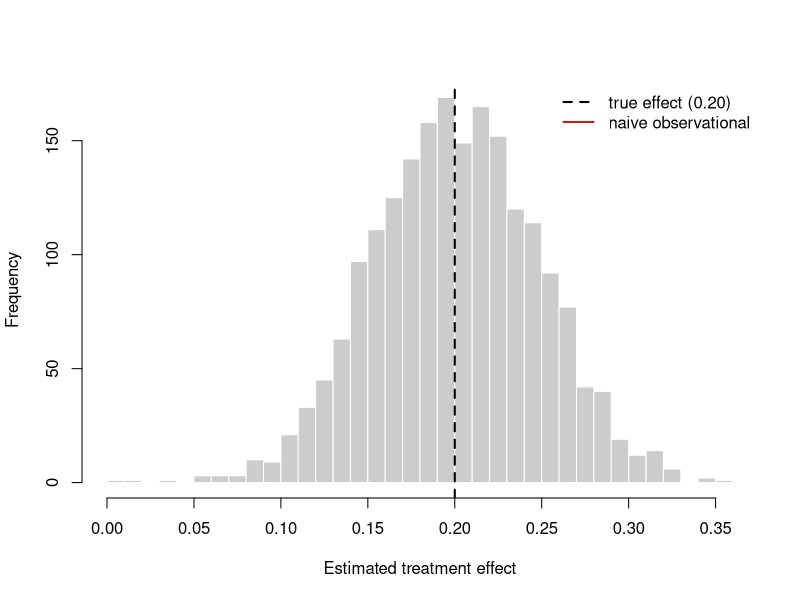
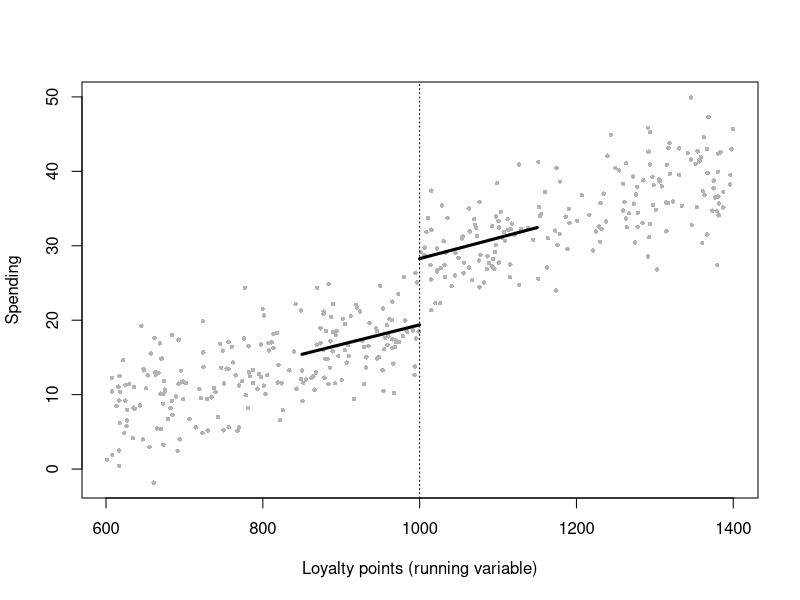
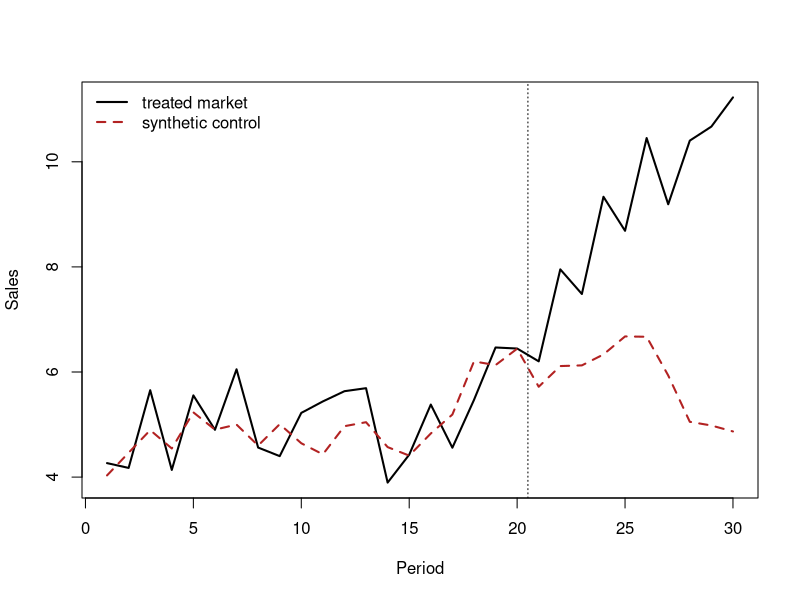
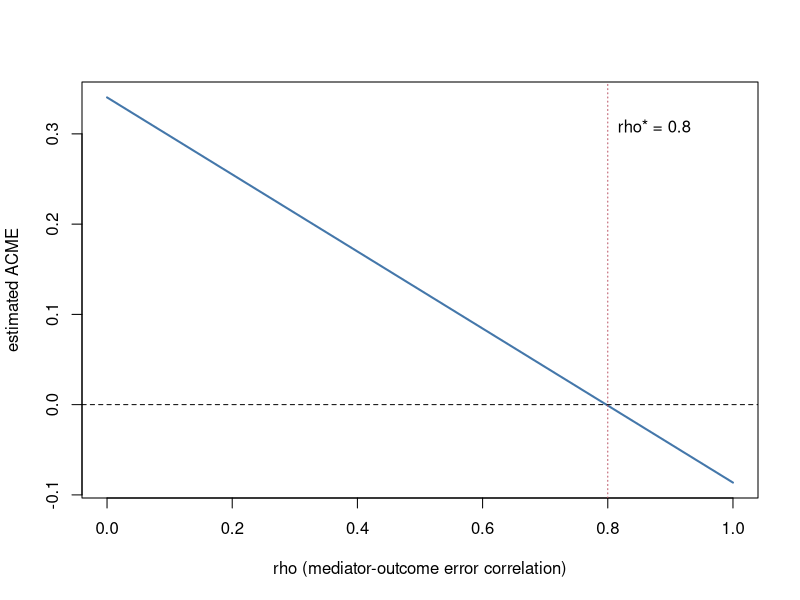

Write the R code that produced these figures, in order.
## ---- chunk 1
#| echo: true
#| message: false
#| warning: false
#| label: fig-ab-power
#| fig-cap: "Sampling distribution of the difference-in-means estimator across 2,000 randomized experiments, each with 1,000 users per arm and a true lift of 0.20. The estimator is centered on the truth (dashed line); the naive observational estimator from the same data-generating process is biased upward."
set.seed(47)

# Data-generating process: a latent 'propensity' drives BOTH self-selection
# into treatment (observationally) AND the baseline outcome -> confounding.
make_population <- function(n, true_tau = 0.20) {
  propensity <- rnorm(n)                       # latent buying inclination
  Y0 <- 0.50 + 0.40 * propensity + rnorm(n)    # untreated potential outcome
  Y1 <- Y0 + true_tau                          # constant treatment effect
  data.frame(propensity, Y0, Y1)
}

# (1) OBSERVATIONAL: high-propensity users self-select into treatment.
n <- 4000
pop <- make_population(n)
D_obs <- as.integer(pop$propensity + rnorm(n) > 0)   # selection on propensity
Y_obs <- ifelse(D_obs == 1, pop$Y1, pop$Y0)
naive <- mean(Y_obs[D_obs == 1]) - mean(Y_obs[D_obs == 0])

# (2) RANDOMIZED: assignment independent of potential outcomes.
rct_estimate <- function(n_per_arm = 1000, true_tau = 0.20) {
  p <- make_population(2 * n_per_arm, true_tau)
  D <- rep(0:1, each = n_per_arm)
  D <- sample(D)                               # random assignment
  Y <- ifelse(D == 1, p$Y1, p$Y0)
  mean(Y[D == 1]) - mean(Y[D == 0])
}
rct_draws <- replicate(2000, rct_estimate())

cat(sprintf("True effect (ATE):              %.3f\n", 0.20))
cat(sprintf("Naive observational estimate:   %.3f  (biased)\n", naive))
cat(sprintf("Mean of randomized estimates:   %.3f  (unbiased)\n", mean(rct_draws)))

hist(rct_draws, breaks = 40, col = "grey80", border = "white",
     main = "", xlab = "Estimated treatment effect")
abline(v = 0.20, lwd = 2, lty = 2)
abline(v = naive, lwd = 2, col = "firebrick")
legend("topright", bty = "n",
       legend = c("true effect (0.20)", "naive observational"),
       lwd = 2, lty = c(2, 1), col = c("black", "firebrick"))
## ---- chunk 2
#| echo: true
#| message: false
#| warning: false
set.seed(47)

# Panel: 60 markets x 12 months. Treatment (a price cut) hits half the markets
# in month 7. The control group is constructed to satisfy parallel trends.
n_markets <- 60; n_months <- 12; treat_month <- 7; true_att <- 1.5
markets <- 1:n_markets
treated <- markets %in% sample(markets, n_markets / 2)

panel <- expand.grid(market = markets, month = 1:n_months)
panel$treated <- treated[panel$market]
market_fe <- rnorm(n_markets, 10, 2)[panel$market]   # level differences (ok)
time_fe   <- 0.20 * panel$month                       # common trend (ok)
post      <- panel$month >= treat_month
panel$D   <- as.integer(panel$treated & post)
panel$sales <- market_fe + time_fe + true_att * panel$D +
               rnorm(nrow(panel), 0, 0.8)

# DiD via two-way fixed effects (unit + time dummies).
fit <- lm(sales ~ factor(market) + factor(month) + D, data = panel)
att_hat <- coef(fit)["D"]
ci <- confint(fit)["D", ]
cat(sprintf("True ATT:        %.3f\n", true_att))
cat(sprintf("DiD estimate:    %.3f  [%.3f, %.3f]\n", att_hat, ci[1], ci[2]))
## ---- chunk 3
#| echo: true
#| message: false
#| warning: false
set.seed(47)

# Demand estimation with price endogeneity. A demand shock 'xi' raises BOTH
# quantity and (through the firm's pricing) price -> OLS elasticity is biased
# toward zero. A cost shifter 'Z' instruments for price.
n <- 5000
xi   <- rnorm(n)                              # unobserved demand shock
Z    <- rnorm(n)                              # cost shifter (instrument)
price <- 2.0 - 0.8 * Z + 1.0 * xi + rnorm(n) # price rises with demand shock
true_elasticity <- -1.2
logq <- 5 + true_elasticity * price + 1.5 * xi + rnorm(n)  # xi enters demand

ols <- coef(lm(logq ~ price))["price"]

# 2SLS by hand: first stage, then second stage on fitted price.
first  <- lm(price ~ Z)
phat   <- fitted(first)
iv     <- coef(lm(logq ~ phat))["phat"]
F_stat <- summary(first)$fstatistic["value"]

cat(sprintf("True price elasticity:   %.3f\n", true_elasticity))
cat(sprintf("OLS (biased):            %.3f\n", ols))
cat(sprintf("2SLS (IV):               %.3f\n", iv))
cat(sprintf("First-stage F:           %.1f\n", F_stat))
## ---- chunk 4
#| echo: true
set.seed(2007)

# Startups differ in how their founding date responds to a recession-timed
# patent grant Z (the invitation). Type shares loosely follow the working
# paper's compliance decomposition; outcome levels are illustrative only.
n    <- 20000
type <- sample(c("always", "never", "complier"), n, replace = TRUE,
               prob = c(0.20, 0.54, 0.26))
Z    <- rbinom(n, 1, 0.3)                           # examiner speed x cycle
D    <- as.integer(type == "always" | (type == "complier" & Z == 1))

# Baseline 7-year survival differs by type (selection), and so does the
# recession effect (heterogeneity). Always-takers are weaker founders.
base   <- c(always = 0.35, never = 0.60, complier = 0.50)[type]
effect <- c(always = 0.05, never = 0.00, complier = 0.30)[type]
Y      <- rbinom(n, 1, pmin(base + effect * D, 1))

ols   <- coef(lm(Y ~ D))["D"]
itt   <- coef(lm(Y ~ Z))["Z"]                       # reduced form
first <- coef(lm(D ~ Z))["Z"]                       # complier share
late  <- itt / first                                # Wald ratio

cat(sprintf("Naive OLS (born in recession vs not): %6.3f\n", ols))
cat(sprintf("ITT (invited vs not):                 %6.3f\n", itt))
cat(sprintf("First stage (complier share):         %6.3f\n", first))
cat(sprintf("LATE = ITT / first stage:             %6.3f\n", late))
cat(sprintf("True effect on compliers:             %6.3f\n", 0.30))
## ---- chunk 5
#| echo: true
#| message: false
#| warning: false
#| label: fig-rd
#| fig-cap: "A sharp regression-discontinuity design. Treatment (a loyalty-tier upgrade) switches on at the cutoff of 1,000 points. Local linear fits on each side identify the jump in spending at the threshold; points are a 10% sample for legibility."
set.seed(47)

# Running variable: loyalty points. Treatment at >= 1000. Smooth baseline
# relationship between points and spending PLUS a true jump of 8 at the cutoff.
n <- 4000; cutoff <- 1000; true_jump <- 8
points  <- runif(n, 600, 1400)
D       <- as.integer(points >= cutoff)
spend   <- 20 + 0.03 * (points - cutoff) + true_jump * D + rnorm(n, 0, 4)

# Local linear RD within a bandwidth, separate slopes each side.
h <- 150
inb <- abs(points - cutoff) <= h
rd_fit <- lm(spend ~ D + I(points - cutoff) + D:I(points - cutoff),
             data = data.frame(spend, D, points), subset = inb)
jump_hat <- coef(rd_fit)["D"]
cat(sprintf("True jump at cutoff: %.3f\n", true_jump))
cat(sprintf("RD estimate:         %.3f\n", jump_hat))

s <- sample(n, 400)
plot(points[s], spend[s], pch = 16, col = "grey70", cex = 0.6,
     xlab = "Loyalty points (running variable)", ylab = "Spending")
abline(v = cutoff, lty = 3)
gl <- seq(cutoff - h, cutoff, length.out = 50)
gr <- seq(cutoff, cutoff + h, length.out = 50)
predl <- predict(rd_fit, data.frame(D = 0, points = gl))
predr <- predict(rd_fit, data.frame(D = 1, points = gr))
lines(gl, predl, lwd = 3); lines(gr, predr, lwd = 3)
## ---- chunk 6
#| echo: true
set.seed(2011)

# Loan size in UF around the 1,000-UF cutoff; treatment applies BELOW it.
# Baseline delinquency ~0.34 with a smooth slope, plus a pre-existing jump
# of +0.03 just below 1,000 (e.g., bank practice at round amounts).
n_per  <- 30000; cutoff <- 1000; h <- 80
eff_D  <- -0.137; eff_S <- 0; pre_jump <- 0.03

sim_period <- function(period) {
  x     <- runif(n_per, 700, 1300)
  below <- as.integer(x < cutoff)
  D <- switch(period, pre = 0 * below, y2011 = below, post = rep(1L, n_per))
  S <- switch(period, pre = 0 * below, y2011 = below, post = below)
  p <- 0.34 + 0.0001 * (x - cutoff) + pre_jump * below + eff_D * D + eff_S * S
  data.frame(period, x, below, y = rbinom(n_per, 1, pmin(pmax(p, 0), 1)))
}

rd_jump <- function(d) {                  # local linear, separate slopes
  d <- d[abs(d$x - cutoff) <= h, ]
  coef(lm(y ~ below * I(x - cutoff), data = d))["below"]
}

periods <- c(pre = "pre", y2011 = "y2011", post = "post")
jumps   <- sapply(periods, function(p) unname(rd_jump(sim_period(p))))
bundle <- jumps["y2011"] - jumps["pre"]   # standardization + disclosure
stand  <- jumps["post"]  - jumps["pre"]   # standardization alone
disc   <- bundle - stand                  # disclosure alone

cat(sprintf("Naive 2011 RD (bundle + pre-jump): %6.3f\n", jumps["y2011"]))
cat(sprintf("Bundle, diff-in-disc:              %6.3f  (true %6.3f)\n", bundle, eff_D + eff_S))
cat(sprintf("Standardization alone:             %6.3f  (true %6.3f)\n", stand, eff_S))
cat(sprintf("Disclosure alone:                  %6.3f  (true %6.3f)\n", disc, eff_D))
## ---- chunk 7
#| echo: true
#| message: false
#| warning: false
set.seed(4707)

# --- A feed snapshot, reduced to the contest for the top slot ----------------
# Each period, two posts compete for position 1. Latent "commentability" q
# drives upvotes, so the better post tends to win the slot AND to draw comments
# anyway: the selection problem that makes a naive rank comparison misleading.
n_per <- 20000
q1  <- rnorm(n_per); q2 <- rnorm(n_per)
votes <- function(q) round(10^(2.6 + 0.35 * q + rnorm(length(q), 0, 0.35)))
v1 <- votes(q1); v2 <- votes(q2)
age1 <- runif(n_per, 1, 14) * 3600; age2 <- runif(n_per, 1, 14) * 3600

# Reddit's (pre-2017) "hot" score: log10 votes minus age / 45,000 seconds
hot <- function(v, a) sign(v) * log10(pmax(abs(v), 1)) - a / 45000
D   <- as.integer(hot(v1, age1) > hot(v2, age2))   # post 1 ranked first?

# Comments in the next window: the true effect of the top slot is tau
tau  <- 0.40                                      # log points, about +49%
cred <- plogis(0.8 * q1 + rnorm(n_per))           # publisher credibility, pre-treatment
y1   <- rpois(n_per, exp(1.2 + 0.6 * q1 + tau * D))

# The researcher sees vote counts with display noise, so the running variable
# is measured with error near zero; a 0.05 donut removes the misclassified band.
v1_obs <- round(v1 * exp(rnorm(n_per, 0, 0.03)))
v2_obs <- round(v2 * exp(rnorm(n_per, 0, 0.03)))
ds <- hot(v1_obs, age1) - hot(v2_obs, age2)

# --- (1) Naive: compare outcomes of the top-ranked and second-ranked post ------
naive <- coef(glm(y1 ~ D, family = quasipoisson))["D"]

# --- (2) Local RD: quasi-Poisson, linear in the running variable each side -----
rd <- function(y, h = 0.5, donut = 0.05, cut = 0, fam = quasipoisson()) {
  x  <- ds - cut; dd <- as.integer(x > 0)
  ok <- abs(x) <= h & abs(x) >= donut
  unname(coef(glm(y ~ dd * x, family = fam, subset = ok))["dd"])
}
fs <- rd(D, fam = gaussian())                     # first stage: jump in P(top)

out <- c(true_tau          = tau,
         naive_rank_gap    = unname(naive),
         rd_estimate       = rd(y1),
         rd_no_donut       = rd(y1, donut = 0),
         rd_wide_bw        = rd(y1, h = 1.0),
         rd_narrow_bw      = rd(y1, h = 0.25),
         first_stage       = fs,
         first_stage_no_donut = rd(D, donut = 0, fam = gaussian()),
         balance_cred      = rd(cred, fam = gaussian()),
         balance_latent_q  = rd(q1,   fam = gaussian()),
         placebo_cut_0.6   = rd(y1, h = 0.4, cut = 0.6))
round(out, 3)
## ---- chunk 8
#| echo: true
#| message: false
#| warning: false
#| label: fig-scm
#| fig-cap: "Synthetic control for a single treated market. Donor weights are chosen to match the treated market's pre-intervention sales (vertical line at the launch period). The post-period gap between the treated market and its synthetic twin estimates the treatment effect."
set.seed(47)

# One treated market + 20 donors over 30 periods; a brand campaign starts at t=21
# and lifts the treated market's sales by a growing amount.
Tn <- 30; T0 <- 20; J <- 20; true_post_effect <- 6
common <- cumsum(rnorm(Tn, 0.2, 0.4))                 # shared latent trend
donors <- sapply(1:J, function(j)
  3 + runif(1, 0.5, 1.5) * common + rnorm(Tn, 0, 0.6))
# Treated market is a convex blend of three donors, pre-treatment.
truew <- numeric(J); truew[c(2, 5, 11)] <- c(0.5, 0.3, 0.2)
treated <- as.numeric(donors %*% truew) + rnorm(Tn, 0, 0.4)
treated[(T0 + 1):Tn] <- treated[(T0 + 1):Tn] +
  true_post_effect * seq_len(Tn - T0) / (Tn - T0)

# Solve for nonnegative weights summing to 1 on the PRE period via a simple
# projected optimization (quadratic loss, simplex constraint).
pre <- 1:T0
loss <- function(w) sum((treated[pre] - donors[pre, ] %*% w)^2)
ui <- rbind(diag(J), rep(-1, J)); ci <- c(rep(0, J), -1)  # w>=0, sum(w)<=1
w0 <- rep(0.9 / J, J)   # interior start: sum < 1, so constrOptim's strict-feasibility check passes
opt <- constrOptim(w0, loss, grad = NULL, ui = ui, ci = ci)
w <- opt$par / sum(opt$par)

synth <- as.numeric(donors %*% w)
gap_post <- mean(treated[(T0 + 1):Tn] - synth[(T0 + 1):Tn])
cat(sprintf("Mean post-period effect (truth ~%.2f): %.3f\n",
            true_post_effect / 2, gap_post))

plot(1:Tn, treated, type = "l", lwd = 2, xlab = "Period", ylab = "Sales",
     ylim = range(c(treated, synth)))
lines(1:Tn, synth, lwd = 2, lty = 2, col = "firebrick")
abline(v = T0 + 0.5, lty = 3)
legend("topleft", bty = "n", lwd = 2, lty = c(1, 2),
       col = c("black", "firebrick"),
       legend = c("treated market", "synthetic control"))
## ---- chunk 9
set.seed(47)

n <- 8000

# --- Structural parameters ---------------------------------------------------
a_true <- 0.40   # D -> M
b_true <- 0.50   # M -> Y
c_true <- 0.15   # D -> Y (direct)
gam_M  <- 0.60   # U -> M   (unobserved mediator-outcome confounder)
gam_Y  <- 0.70   # U -> Y

D <- rbinom(n, 1, 0.5)
U <- rnorm(n)                                  # never observed by the analyst
M <- a_true * D + gam_M * U + rnorm(n)
Y <- c_true * D + b_true * M + gam_Y * U + rnorm(n)

# --- Naive mediation: the Baron-Kenny product, ignoring U --------------------
a_hat <- unname(coef(lm(M ~ D))["D"])
b_hat <- unname(coef(lm(Y ~ D + M))["M"])

c(truth = a_true * b_true, naive = round(a_hat * b_hat, 3))
## ---- chunk 10
m_fit <- lm(M ~ D)
y_fit <- lm(Y ~ D + M)
s_m   <- summary(m_fit)$sigma
s_y   <- summary(y_fit)$sigma

# Under an assumed error correlation rho, the mediator slope loses the part of
# the M-Y association that rho already explains.
rho_grid <- seq(0, 1, by = 0.02)
acme_rho <- vapply(rho_grid, function(r) {
  b_adj <- unname(coef(y_fit)["M"]) - r * s_y / s_m
  a_hat * b_adj
}, numeric(1))

k        <- which.min(abs(acme_rho))
rho_star <- rho_grid[k]
c(rho_star = rho_star, acme_at_rho_star = round(acme_rho[k], 4))
## ---- chunk 11
#| label: fig-mediation-sensitivity
#| fig-cap: "Sensitivity of the estimated indirect effect to unmeasured mediator-outcome confounding. The correlation at which the estimate crosses zero is the number a reader should be given, in place of a robustness assertion."
plot(rho_grid, acme_rho, type = "l", lwd = 2, col = "#4477aa",
     xlab = "rho (mediator-outcome error correlation)",
     ylab = "estimated ACME")
abline(h = 0, lty = 2)
abline(v = rho_star, lty = 3, col = "#bb5566")
text(rho_star, max(acme_rho) * 0.9,
     labels = paste0("rho* = ", rho_star), pos = 4)
## ---- chunk 12
W  <- rbinom(n, 1, 0.5)                    # 1 = accurate reading available
# The D -> M path operates only when the biased signal is the clinician's input.
M2 <- a_true * D * (1 - W) + gam_M * U + rnorm(n)
Y2 <- c_true * D + b_true * M2 + gam_Y * U + rnorm(n)

indirect_by_regime <- vapply(c(0, 1), function(w) {
  idx <- W == w
  a_w <- coef(lm(M2[idx] ~ D[idx]))[2]
  b_w <- coef(lm(Y2[idx] ~ D[idx] + M2[idx]))[3]
  unname(a_w * b_w)
}, numeric(1))

names(indirect_by_regime) <- c("mechanism on (W=0)", "mechanism off (W=1)")
round(indirect_by_regime, 3)
## ---- chunk 13
#| echo: false
#| message: false
#| warning: false
#| label: tbl-designs
#| tbl-cap: "Causal designs compared: the estimand each targets, the assumption that does the identifying work, the diagnostic that probes it, and the failure that breaks it."
designs <- data.frame(
  Design = c("Randomized / A-B test", "Difference-in-differences",
             "Instrumental variables", "Regression discontinuity",
             "Boundary discontinuity",
             "Synthetic control"),
  Estimand = c("ATE", "ATT", "LATE (compliers)",
               "Local effect at cutoff", "Local effect at boundary",
               "ATT (one unit)"),
  `Key assumption` = c("Random assignment",
                       "Parallel trends",
                       "Exclusion + relevance",
                       "Continuity at cutoff",
                       "Only treatment changes at line",
                       "Donors match pre-trend"),
  Diagnostic = c("Balance / power checks",
                 "Pre-trend (event study)",
                 "First-stage F; over-ID",
                 "McCrary density; covariate jumps",
                 "Coincident-boundary audit",
                 "Pre-fit; placebo permutation"),
  `What breaks it` = c("Interference; peeking",
                       "Differential shocks; staggering",
                       "Weak / invalid instrument",
                       "Manipulation of running var.",
                       "Bundled policies; cross-line spillovers",
                       "Poor pre-fit; spillovers"),
  check.names = FALSE
)
knitr::kable(designs, align = "lllll")
